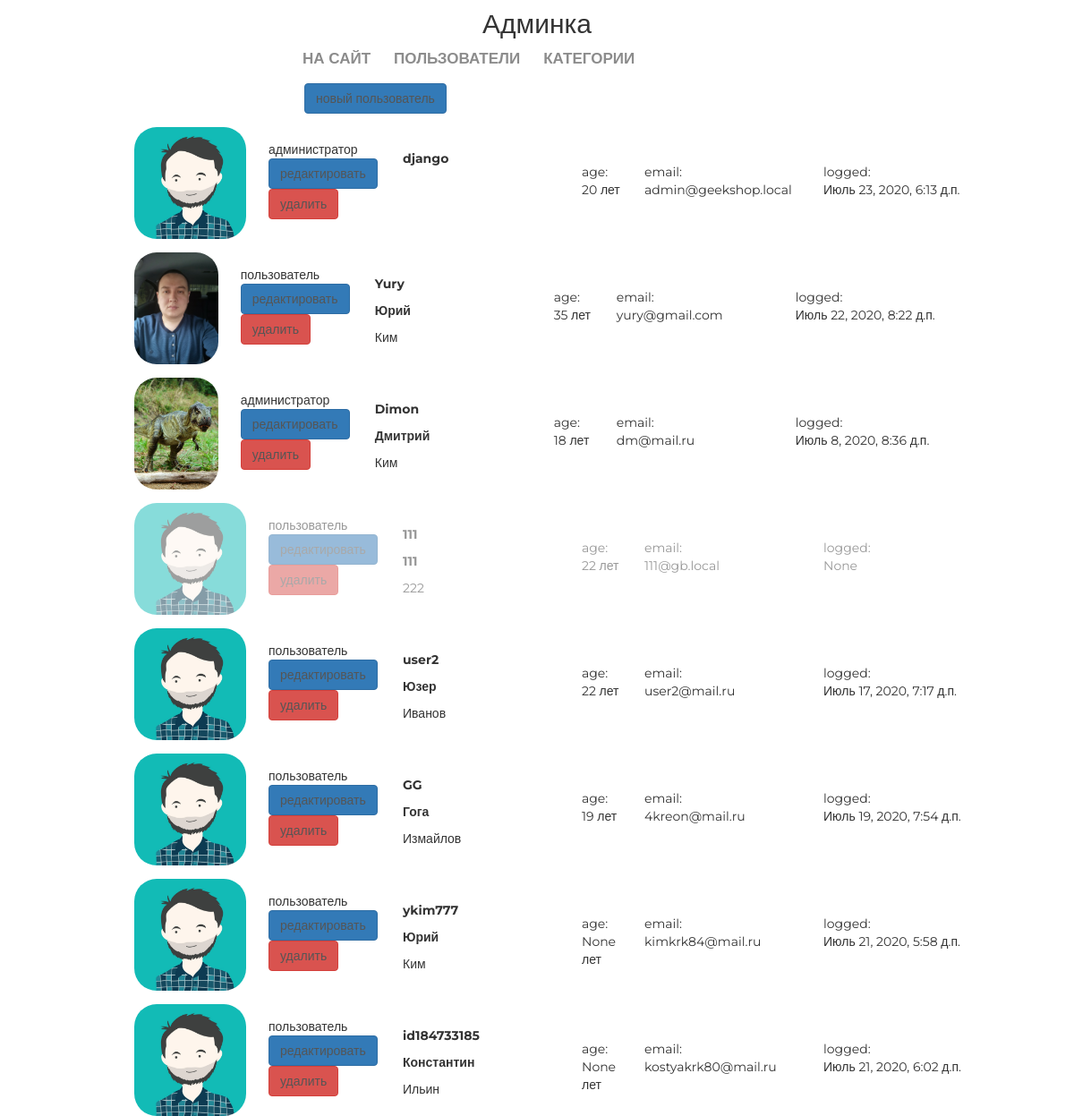
Screenshot of /my/admin/ (signed in) with the database file from the repository.
### authapp/models.py (models this page shows, shortened)
class ShopUser(AbstractUser):
    age = models.PositiveSmallIntegerField(verbose_name='возраст', null=True)
    avatar = models.ImageField(upload_to='users_avatars', blank=True)
    activation_key = models.CharField(max_length=128, blank=True)
    activation_key_expires = models.DateTimeField(default=get_activation_key_expires)

### adminapp/views.py (the view)
# urls.py: path('', adminapp.ShopUserList.as_view(), name='index'),
class ShopUserList(SuperUserOnlyMixin, ListView):
    model = ShopUser

### adminapp/views.py (called while the page is built)
    @method_decorator(user_passes_test(lambda x: x.is_superuser))
    def dispatch(self, request, *args, **kwargs):
        return super().dispatch(request, *args, **kwargs)

### basketapp/context_processors.py (called while the page is built)
def basket(request):
    if request.user.is_authenticated:
        basket = request.user.basket.all()
    else:
        basket = []
    return {
        'basket': basket,
    }

### mainapp/templatetags/my_tags.py (called while the page is built)
@register.filter(name='media_folder_users')
def media_folder_users(string):
    if not string:
        string = 'users_avatars/default.jpg'
    return f'{settings.MEDIA_URL}{string}'

### adminapp/templates/authapp/shopuser_list.html
{% extends 'adminapp/base.html' %}
{% load static %}
{% load my_tags %}
{% block container %}
    <div class="users_list">
        <a href="{% url 'my_admin:user_create' %}" class="btn btn-primary new_user">
            новый пользователь
        </a>
        {% for shop_user in object_list %}
            <div class="user_record {% if not shop_user.is_active %}not_active{% endif %}">
                <img src="{{ shop_user.avatar|media_folder_users }}" alt="{{ shop_user.username }}">
                <div class="user_role">
                    {% if shop_user.is_superuser %}администратор{% else %}пользователь{% endif %}
                    <a href="{% url 'my_admin:user_update' shop_user.pk %}" class="btn btn-primary">
                        редактировать
                    </a>
                    <a href="{% url 'my_admin:user_delete' shop_user.pk %}" class="btn btn-danger">
                        удалить
                    </a>
                </div>
                <div class="user_name">
                    <p><strong>{{ shop_user.username }}</strong></p>
                    <p>
                        {% if shop_user.first_name %}
                            <b>{{ shop_user.first_name|title }}</b>
                            {% if shop_user.last_name %}
                                <p>{{ shop_user.last_name|title }}</p>
                            {% endif %}
                        {% endif %}
                    </p>
                </div>
                <div class="user_age">
                    age:<br>
                    {{ shop_user.age }} лет
                </div>
                <div class="user_email">
                    email:<br>
                    {{ shop_user.email }}
                </div>
                <div class="user_lastlogin">
                    logged:<br>
                    {{ shop_user.last_login }}
                </div>
            </div>
        {% endfor %}
    </div>
{% endblock %}

### static/css/style.css (style rules this page uses)
* { margin: 0; padding: 0; }
body { font-family: 'Montserrat', sans-serif; }
html, body { height: 100%; }
.users_list { margin-left: 150px; }
.users_list a { color: #555; text-decoration: none; }
.users_list .new_user { margin-left: 190px; }
.user_record { height: 125px; margin: 15px auto; position: relative; }
.user_record.not_active { opacity: 0.5; }
.user_record img { display: block; float: left; height: 125px; border-radius: 25px; }
.user_record .user_name { display: block; float: left; margin-top: 15px; margin-left: 25px; width: 175px; }
.user_record .user_name p { margin: 10px auto; }
.user_record .user_email { display: block; float: left; margin-top: 40px; margin-left: 25px; width: 175px; }
.user_record .user_age { display: block; float: left; margin-top: 40px; margin-left: 25px; width: 45px; }
.user_record .user_role { display: block; float: left; margin-top: 15px; margin-left: 25px; width: 125px; }
.user_record .user_lastlogin { display: block; float: left; margin-top: 40px; margin-left: 25px; width: 175px; }

### rows the page displays
ShopUser: is_superuser "администратор", username "django", age "20", email "admin@geekshop.local", last_login "Июль 23, 2020, 6:13 д.п."
ShopUser: avatar|media_folder_users (picture), is_superuser "пользователь", username "Yury", first_name "Юрий", last_name "Ким", age "35", email "yury@gmail.com", last_login "Июль 22, 2020, 8:22 д.п."
ShopUser: avatar|media_folder_users (picture), is_superuser "администратор", username "Dimon", first_name "Дмитрий", last_name "Ким", age "18", email "dm@mail.ru", last_login "Июль 8, 2020, 8:36 д.п."
ShopUser: is_superuser "пользователь", username "111", first_name "111", last_name "222", age "22", email "111@gb.local", last_login "None"
ShopUser: is_superuser "пользователь", username "user2", first_name "Юзер", last_name "Иванов", age "22", email "user2@mail.ru", last_login "Июль 17, 2020, 7:17 д.п."
ShopUser: is_superuser "пользователь", username "GG", first_name "Гога", last_name "Измайлов", age "19", email "4kreon@mail.ru", last_login "Июль 19, 2020, 7:54 д.п."
ShopUser: is_superuser "пользователь", username "ykim777", first_name "Юрий", last_name "Ким", age "None", email "kimkrk84@mail.ru", last_login "Июль 21, 2020, 5:58 д.п."
ShopUser: is_superuser "пользователь", username "id184733185", first_name "Константин", last_name "Ильин", age "None", email "kostyakrk80@mail.ru", last_login "Июль 21, 2020, 6:02 д.п."
